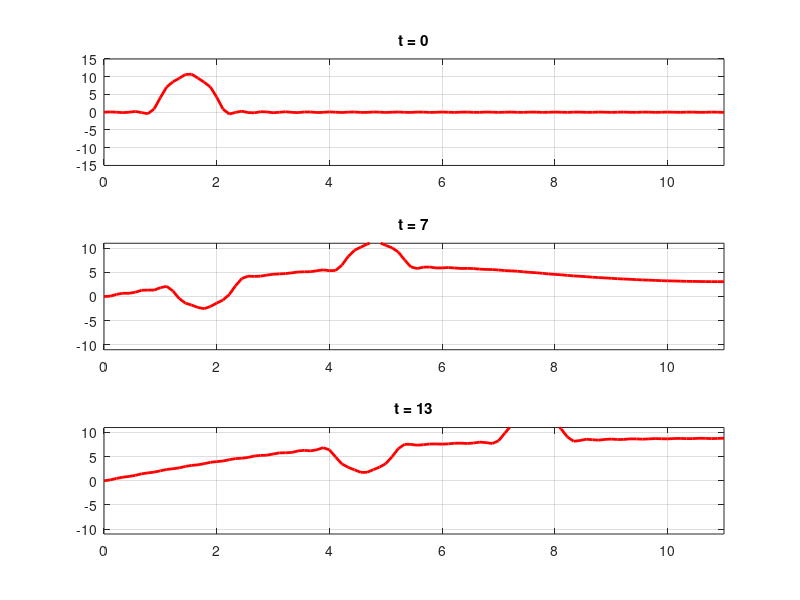

Here is the MATLAB script that generated this plot:
function dupr_project_62365

%define parameters
 a = sqrt(2/9);
 L = 11;
 tmax = 13;
 x = linspace(0, L);
 t = linspace(0, tmax);

 %define function phi
 function y = phi(x)
   for i = 1:length(x)
     if x(i) >= 1 && x(i) <= 2
       y(i)=5*(1-log(x(i)^2 - 3*x(i) + 3))^3;
     else
       y(i) = 0;
     end
   end
 end

 %define function psi
 function y = psi(x)
   y=sin((pi*x)/11);
 end

 %define function u(x,t)
function y = u(x,t)
 y = 0;
 for k = 0:54
   Xk=sin(((2*k+1)*pi*x)/(2*L));
   Ak=(2/L)*trapz(x,phi(x).*Xk);
   Bk=(4/((2*k+1)*pi*a))*trapz(x,psi(x).*Xk);
   Tk=Ak*cos((2*k+1)*pi*a*t/(2*L))+Bk*sin((2*k+1)*pi*a*t/(2*L));
   y = y + Tk*Xk;
   end
 end

 %generate animation graphics
 for n = 1:length(t)
   plot(x, u(x,t(n)),'r', 'LineWidth', 2)
   axis([0 L -11 11])
   ylabel('u(x,t)');
   grid on
   M(n)=getframe;
 end
 movie(M,1)

 %draw graphics in a single window
 %first stage
 subplot(3,1,1)
 plot(x, u(x, 0), 'r', 'LineWidth', 2)
 axis([0 L -15 15])
 title('t = 0')
 grid on

%mid stage
subplot(3,1,2)
plot(x, u(x, 7), 'r', 'LineWidth', 2)
axis([0 L -11 11])
title('t = 7')
grid on

%final stage
subplot(3,1,3)
plot(x, u(x, tmax), 'r', 'LineWidth', 2)
axis([0 L -11 11])
title('t = 13')
grid on
end
